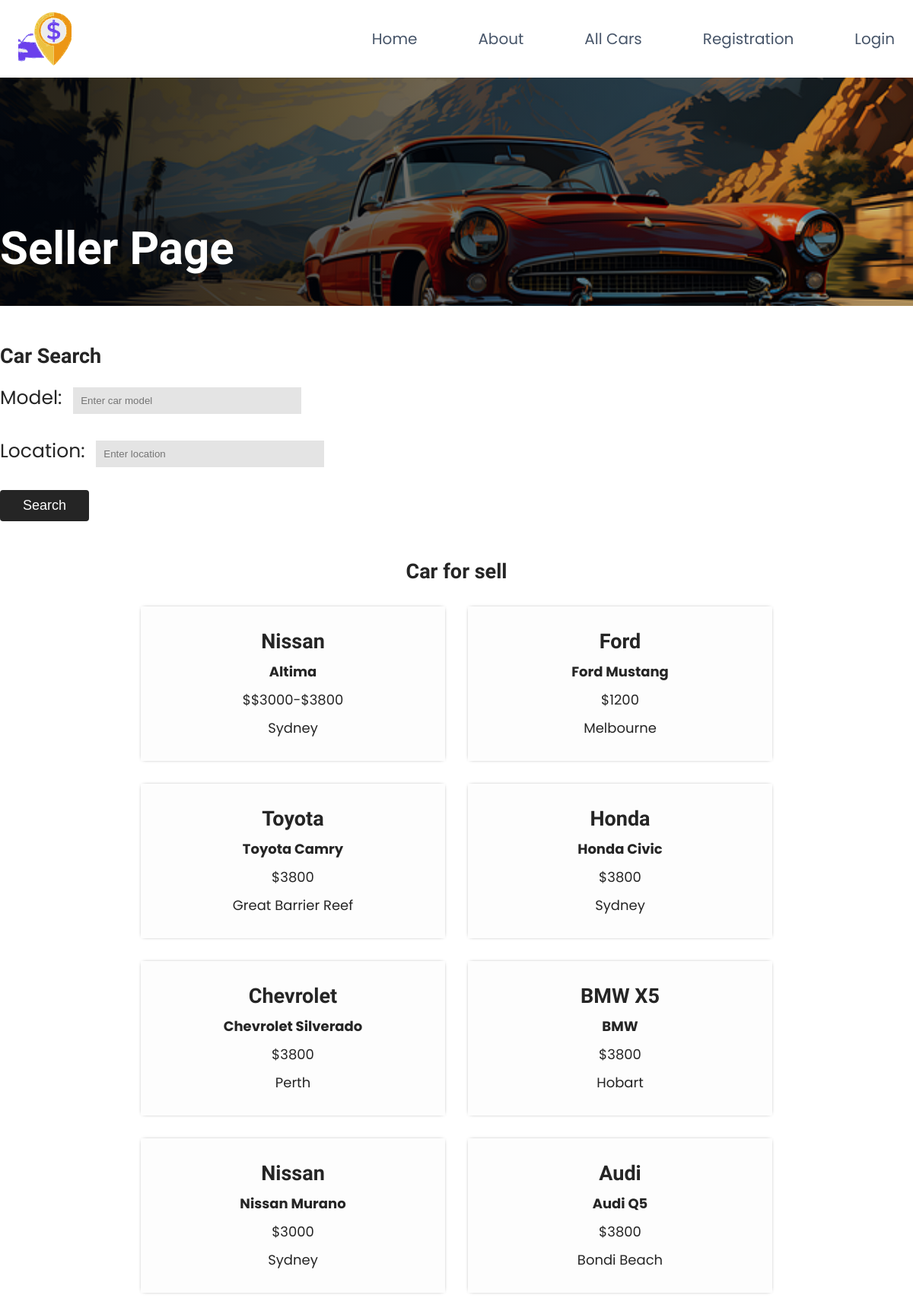
The app's page /sellerpage.php with its own data.
### tables this page shows
CREATE TABLE `newcars` (
  `id` int(11) NOT NULL,
  `carmodel` varchar(100) NOT NULL,
  `carmake` varchar(100) NOT NULL,
  `caryear` varchar(100) NOT NULL,
  `carmilage` varchar(100) NOT NULL,
  `carlocation` varchar(100) NOT NULL,
  `carprice` varchar(100) NOT NULL
);

### sellerpage.php (the view, shortened to what this page needs)
<!DOCTYPE html>
<html lang="en">
  <head>
  </head>
  <link rel="stylesheet" href="src/style.css" />
<link rel="stylesheet" href="/src/responsive.css">
  <body>
<?php
include 'header.php'
?>
    <div class="banner_wrap">
      <div class="banner_container">
        <div class="overlay"></div>
        <div class="container">
          <h1>Seller Page</h1>
        </div>
      </div>
    </div>
<div class="container_search">
    <h2>Car Search</h2>
    <form action="searchcar.php" method="POST">
       <div>
        <label for="model">Model:</label>
        <input type="text" id="model" name="model" required placeholder="Enter car model">
       </div>
       <div>
        <label for="location">Location:</label>
        <input type="text" id="location" name="location" required placeholder="Enter location">
       </div>
        <button type="submit">Search</button>
    </form>
</div>
<div class="car_container">
    <h2 class="heading">Car for sell</h2>
    <div class="cars_wrap">
    <?php
    $connect = mysqli_connect('localhost', 'root', '', 'carselling');
    $query = "SELECT * FROM newcars";
    $result = mysqli_query($connect, $query);
    if (mysqli_num_rows($result) > 0) {
        while ($row = mysqli_fetch_assoc($result)) {
            $carmodel = $row["carmodel"];
            $carmake = $row["carmake"];
            $carprice = $row["carprice"];
            $carlocation = $row["carlocation"];
            echo '
            <div class="single_Car">
                <div class="about_Car">
                    <div class="car_model"><h2>' . $carmake . '</h2></div>
                    <div class="car_model"><h4>' . $carmodel . '</h4></div>
                    <div class="car_price">$' . $carprice . '</div>
                    <div class="car_location">' . $carlocation . '</div>
                </div>
            </div>';
        }
    } else {
        echo 'There are no new cars in your database';
    }
?>
      </div>
</div>
</body>
  </html>

### header.php (shortened to what this page needs)
<header>
        <div class="nav_Container">
         <nav class="navbar">
             <a href="/index.html" class="nav-logo"><img src="./src/images/logo.svg" alt=""></a>
             <ul class="nav-menu">
                 <li class="nav-item">
                     <a href="index.php" class="nav-link">Home</a>
                 </li>
                 <li class="nav-item">
                     <a href="about.php" class="nav-link">About</a>
                 </li>
                 <li class="nav-item">
                  <a href="sellerpage.php" class="nav-link">All Cars</a>
              </li>
              <?php
              if (isset($_SESSION['username'])) {
                echo'';
            } else {
                echo '<li class="nav-item">
                <a href="registration.php" class="nav-link">Registration</a>
            </li>';
            }
              ?>
                <?php if( isset($_SESSION['username']) ) {
                        echo '<li class="nav-item">
                        <a href="logout.php" class="nav-link">Logout</a>
                    </li>';
                } else {
                    echo '
                    <li class="nav-item">
                        <a href="login.php" class="nav-link">Login</a>
                    </li>';
                }
                ?>
             </ul>
         </nav>
        </div>
     </header>

### src/style.css (style rules this page uses)
* { padding: 0px; margin: 0px; box-sizing: border-box; }
body { font-family: 'Poppins', sans-serif; color: #252525; font-size: 18px; }
body h1,h2, h3 { font-family: 'Work Sans', sans-serif; }
.nav_Container { max-width: 1366px; margin: auto; }
.navbar { display: flex; justify-content: space-between; align-items: center; padding: 1rem 1.5rem; }
.nav-menu { display: flex; justify-content: space-between; align-items: center; }
.nav-item { margin-left: 5rem; }
.nav-link { font-size: 20px; font-weight: 400; color: #475569; }
.navbar ul li { list-style: none !important; }
.navbar ul li a { text-decoration: none; }
.nav-logo { height: 70px; width: 70px; }
.nav-logo img { height: 100%; width: 100%; object-fit: cover; }
.overlay { height: 100%; width: 100%; position: absolute; background: linear-gradient(81deg, rgba(0, 3, 10, 0.836) 10%, rgba(0, 1, 5, 0.158) 99%); }
.banner_wrap { height: 300px; background: red; }
.banner_container { background: url(images/ai-generated-8225347_640.webp); height: 100%; background-repeat: no-repeat; background-size: cover; background-position: center; position: relative; }
.banner_container { font-size: 30px; }
.container { max-width: 1366px; margin: auto; position: relative; z-index: 10; color: white; height: 100%; display: flex; align-items: end; padding-bottom: 40px; z-index: 1; }
.cars_wrap { display: flex; flex-wrap: wrap; gap: 30px; margin: 20px 0px; justify-content: center; }
.car_container .heading { margin-bottom: 30px; text-align: center; }
.container_search { max-width: 1366px; margin: auto; padding: 50px 0px; }
.container_search input { width: 300px; background: rgb(228, 228, 228); height: fit-content; padding: 10px; border: none; margin-left: 10px; }
.container_search label { font-size: 25px; }
.container_search form { display: flex; flex-direction: column; margin-top: 20px; gap: 30px; }
.container_search button { width: fit-content; padding: 10px 30px; background: #252525; color: white; border: none; border-radius: 4px; font-size: 18px; }
.car_container { max-width: 1366px; margin: auto; }
.single_Car { width: 400px; height: fit-content; background: rgb(253 253 253); display: flex; flex-direction: column; box-shadow: 0px 0px 5px -3px black; padding: 20px; }
.about_Car { padding: 10px; text-align: center; display: flex; flex-direction: column; gap: 10px; }

### records on screen
newcars: carmake "Nissan", carmodel "Altima", carprice "$3000-$3800", carlocation "Sydney"
newcars: carmake "Ford", carmodel "Ford Mustang", carprice "1200", carlocation "Melbourne"
newcars: carmake "Toyota", carmodel "Toyota Camry", carprice "3800", carlocation "Great Barrier Reef"
newcars: carmake "Honda", carmodel "Honda Civic", carprice "3800", carlocation "Sydney"
newcars: carmake "Chevrolet", carmodel "Chevrolet Silverado", carprice "3800", carlocation "Perth"
newcars: carmake "BMW X5", carmodel "BMW", carprice "3800", carlocation "Hobart"
newcars: carmake "Nissan", carmodel "Nissan Murano", carprice "3000", carlocation "Sydney"
newcars: carmake "Audi", carmodel "Audi Q5", carprice "3800", carlocation "Bondi Beach"
